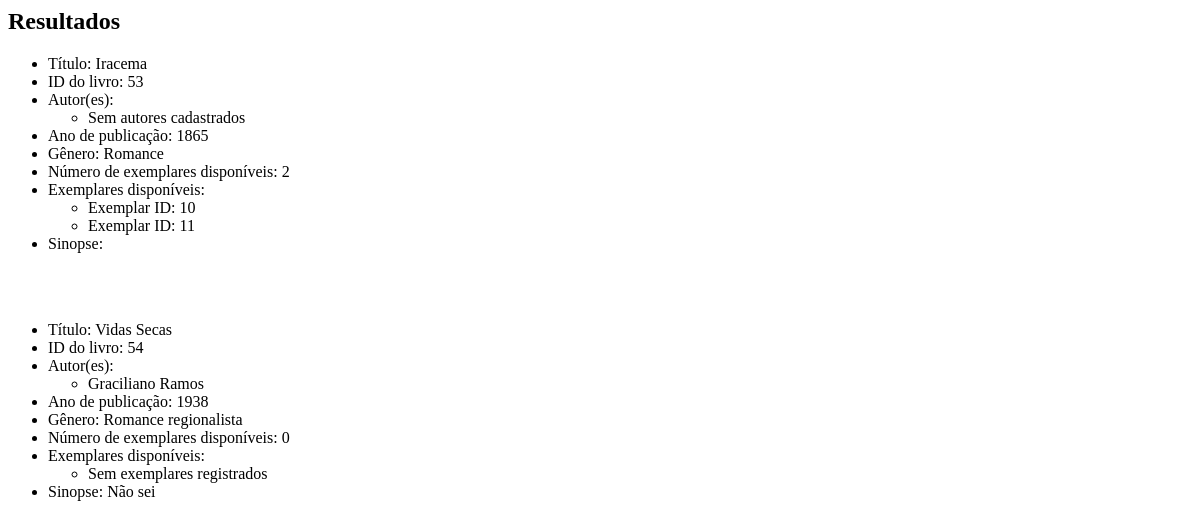
/biblioteca/pesquisar/, run on an earlier commit of the app's database.
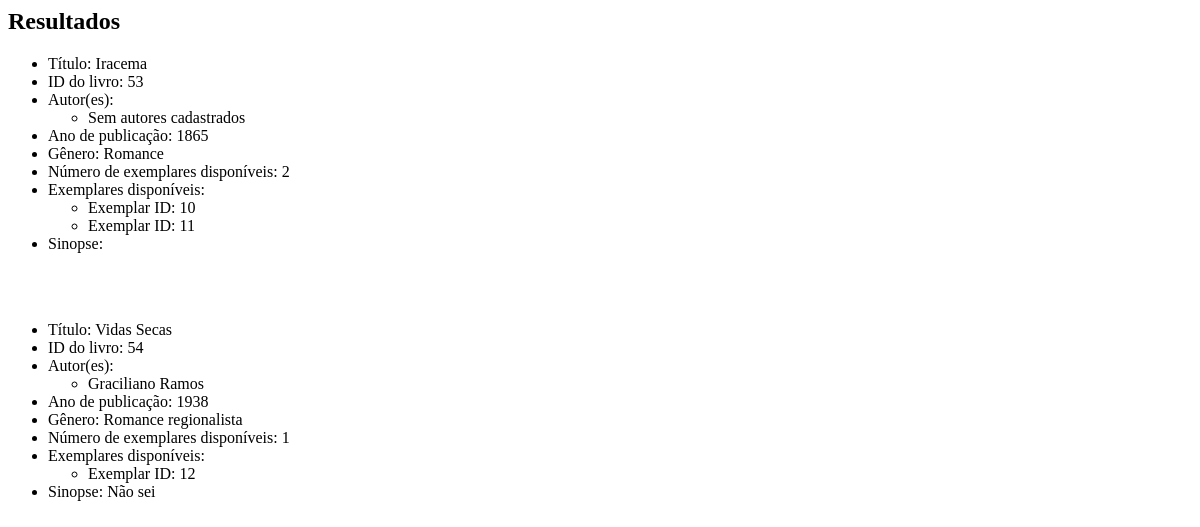
And on a later commit of the database.
### Biblioteca/models.py (models this page shows)
class Livro (models.Model):
    titulo = models.CharField(max_length=1000, unique=True) #Não sei se faz sentido um max_lenght aqui, apenas seguindo o exemplo da aula
    sinopse =  models.CharField(blank=True)
    ano_de_publicacao = models.IntegerField()
    genero = models.CharField(max_length=1000)
    exemplares_disponiveis = models.IntegerField() #erro: min_value=0

class Exemplar(models.Model):
    livro = models.ForeignKey(Livro,on_delete=models.CASCADE, related_name="exemplares")
    disponivel = models.BooleanField(default=True)

class Autoria(models.Model):
    livro = models.ForeignKey(Livro, on_delete=models.CASCADE, related_name='autoria')
    autor = models.ForeignKey(Autor, on_delete=models.CASCADE, related_name='autoria')
    class Meta:
        unique_together = ('livro', 'autor') # Previne duplicatas

class Autor(models.Model):
    nome = models.CharField(max_length=1000, unique=True)
    biografia = models.CharField(blank=True)

### Biblioteca/views.py (the view)
# urls.py: path("pesquisar/",        views.pesquisar,        name="pesquisar"),
def pesquisar(request):
    busca = request.GET.get('busca', '')
    tipo = request.GET.get('tipodapesquisa', 'livro')
    print(f"Valor da busca: {busca}")
    if tipo == "livro":
        lista = Livro.objects.filter(titulo__icontains=busca)
    elif tipo == "autor":
        lista = Autor.objects.filter(nome__icontains=busca)
    else:
        lista = []
    return render(request, "Biblioteca/parcial_resultados.html", {
        "lista": lista, "tipo": tipo
    })

### Biblioteca/templates/Biblioteca/parcial_resultados.html (shortened to what this page needs)
<div class="caixa">
<h2>Resultados</h2>
{% if tipo == "livro" %}
    {% for elemento in lista %}
    <div class="caixinha">
        <ul>
            <li>Título: {{ elemento.titulo }}</li>
            <li>ID do livro: {{elemento.id }}</li>
            <li>Autor(es):
                <ul>
                    {% for autoria in elemento.autoria.all %}
                        <li>{{ autoria.autor.nome }}</li>
                    {% empty %}
                        <li>Sem autores cadastrados</li>
                    {% endfor %}
                </ul>
            <li>Ano de publicação: {{ elemento.ano_de_publicacao }}</li>
            <li>Gênero: {{ elemento.genero }}</li>
            <li>Número de exemplares disponíveis: {{ elemento.exemplares_disponiveis }}</li>
            <li>Exemplares disponíveis:</li>
            <ul>
                {% for exemplar in elemento.exemplares.all %}
                        {% if exemplar.disponivel %}
                            <li>Exemplar ID: {{ exemplar.id }}</li>
                        {% endif %}
                {% empty %}
                    <li>Sem exemplares registrados</li>
                {% endfor %}
            </ul>
            <li>Sinopse: {{ elemento.sinopse }}</li>
        </ul>
    </div>
    <br><br>
        {% empty %}
            Nenhum livro encontrado
    {% endfor %}
{% endif %}
</div>

What changed in the data, as far as the page shows it:
changed Livro "Vidas Secas": exemplares_disponiveis "0" → "1"; no longer shows "Sem exemplares registrados"
added Exemplar: id "12", shown under Livro "Vidas Secas"
